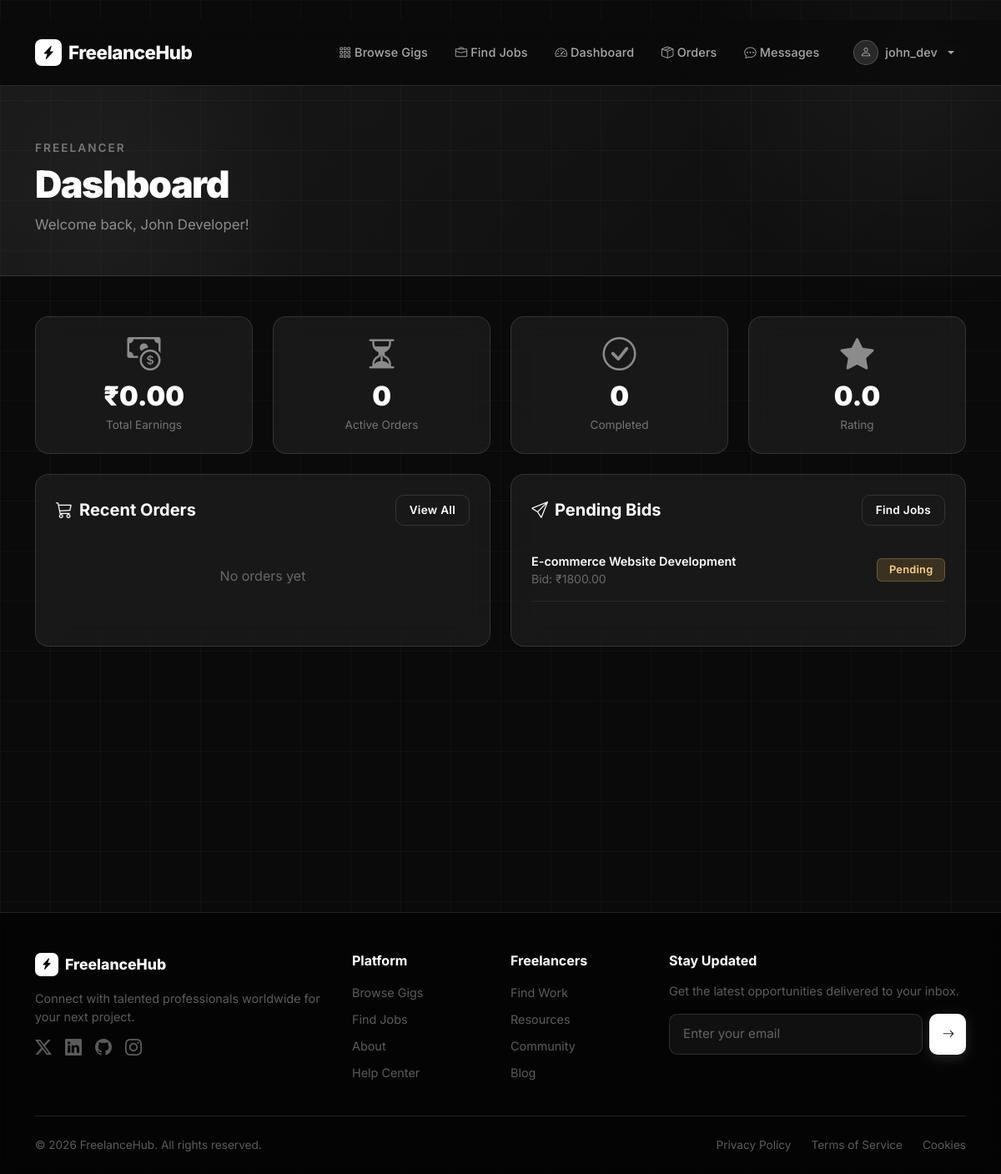
The app's page /dashboard/ (signed in) with its own data.
### marketplace/models.py (models this page shows, shortened)
class FreelancerProfile(models.Model):
    user = models.OneToOneField(User, on_delete=models.CASCADE, related_name='freelancer_profile')
    profile_picture = models.ImageField(upload_to='profiles/', blank=True, null=True)
    skills = models.TextField(help_text="Comma-separated skills")
    bio = models.TextField(max_length=1000)
    experience = models.PositiveIntegerField(default=0, help_text="Years of experience")
    hourly_rate = models.DecimalField(max_digits=10, decimal_places=2, validators=[MinValueValidator(0)])
    rating = models.DecimalField(max_digits=3, decimal_places=2, default=0.0, validators=[MinValueValidator(0), MaxValueValidator(5)])
    total_earnings = models.DecimalField(max_digits=12, decimal_places=2, default=0.0)
    created_at = models.DateTimeField(auto_now_add=True)

class Bid(models.Model):
    STATUS_CHOICES = [
        ('Pending', 'Pending'),
        ('Accepted', 'Accepted'),
        ('Rejected', 'Rejected'),
    ]
    job = models.ForeignKey(Job, on_delete=models.CASCADE, related_name='bids')
    freelancer = models.ForeignKey(User, on_delete=models.CASCADE, related_name='bids')
    proposal_text = models.TextField()
    bid_amount = models.DecimalField(max_digits=10, decimal_places=2, validators=[MinValueValidator(1)])
    delivery_days = models.PositiveIntegerField()
    status = models.CharField(max_length=20, choices=STATUS_CHOICES, default='Pending')
    created_at = models.DateTimeField(auto_now_add=True)
    class Meta:
        ordering = ['-created_at']
        unique_together = ['job', 'freelancer']  # Prevent duplicate bids

class Job(models.Model):
    STATUS_CHOICES = [
        ('Open', 'Open'),
        ('In Progress', 'In Progress'),
        ('Completed', 'Completed'),
        ('Cancelled', 'Cancelled'),
    ]
    client = models.ForeignKey(User, on_delete=models.CASCADE, related_name='jobs')
    title = models.CharField(max_length=200)
    description = models.TextField()
    budget = models.DecimalField(max_digits=10, decimal_places=2, validators=[MinValueValidator(1)])
    deadline = models.DateField()
    category = models.ForeignKey(Category, on_delete=models.SET_NULL, null=True, related_name='jobs')
    status = models.CharField(max_length=20, choices=STATUS_CHOICES, default='Open')
    created_at = models.DateTimeField(auto_now_add=True)
    updated_at = models.DateTimeField(auto_now=True)
    class Meta:
        ordering = ['-created_at']

### marketplace/views.py (the view, shortened to what this page needs)
# urls.py: path('dashboard/', views.dashboard, name='dashboard'),
@login_required
def dashboard(request):
    freelancer_profile = FreelancerProfile.objects.filter(user=request.user).first()
    client_profile = ClientProfile.objects.filter(user=request.user).first()
    if freelancer_profile:
        total_earnings = freelancer_profile.total_earnings
        active_orders = Order.objects.filter(freelancer=request.user, status='In Progress').count()
        completed_orders = Order.objects.filter(freelancer=request.user, status='Completed').count()
        total_gigs = Gig.objects.filter(freelancer=request.user, is_active=True).count()
        recent_orders = Order.objects.filter(freelancer=request.user).order_by('-created_at')[:5]
        pending_bids = Bid.objects.filter(freelancer=request.user, status='Pending').order_by('-created_at')[:5]
        context = {
            'freelancer_profile': freelancer_profile,
            'total_earnings': total_earnings,
            'active_orders': active_orders,
            'completed_orders': completed_orders,
            'total_gigs': total_gigs,
            'recent_orders': recent_orders,
            'pending_bids': pending_bids,
        }
        return render(request, 'marketplace/dashboard/freelancer.html', context)
    else:
        messages.info(request, 'Please complete your profile to access your dashboard.')
        return redirect('profile_edit')

### marketplace/templates/marketplace/dashboard/freelancer.html (shortened to what this page needs)
﻿{% extends 'marketplace/base.html' %}
{% block content %}
<div class="page-header">
    <div class="container">
        <p style="font-size:0.85rem;text-transform:uppercase;letter-spacing:0.15em;color:rgba(255,255,255,0.4);font-weight:600;margin-bottom:0.5rem;">Freelancer</p>
        <h1 style="font-size:2.8rem;font-weight:900;letter-spacing:-1.5px;">Dashboard</h1>
        <p style="color:rgba(255,255,255,0.5);font-size:1.05rem;margin:0;">Welcome back, {{ user.get_full_name|default:user.username }}!</p>
    </div>
</div>
<div class="container" style="padding-bottom:4rem;">
    <div class="row g-4 mb-4">
        <div class="col-md-3 col-sm-6">
            <div class="glass-panel p-4 text-center">
                <i class="bi bi-cash-coin" style="font-size:2.5rem;color:rgba(255,255,255,0.5);"></i>
                <h3 style="font-size:2rem;font-weight:900;margin:0.75rem 0 0.25rem;">₹{{ total_earnings|floatformat:2 }}</h3>
                <p style="color:rgba(255,255,255,0.4);font-size:0.85rem;margin:0;">Total Earnings</p>
            </div>
        </div>
        <div class="col-md-3 col-sm-6">
            <div class="glass-panel p-4 text-center">
                <i class="bi bi-hourglass-split" style="font-size:2.5rem;color:rgba(255,255,255,0.5);"></i>
                <h3 style="font-size:2rem;font-weight:900;margin:0.75rem 0 0.25rem;">{{ active_orders }}</h3>
                <p style="color:rgba(255,255,255,0.4);font-size:0.85rem;margin:0;">Active Orders</p>
            </div>
        </div>
        <div class="col-md-3 col-sm-6">
            <div class="glass-panel p-4 text-center">
                <i class="bi bi-check-circle" style="font-size:2.5rem;color:rgba(255,255,255,0.5);"></i>
                <h3 style="font-size:2rem;font-weight:900;margin:0.75rem 0 0.25rem;">{{ completed_orders }}</h3>
                <p style="color:rgba(255,255,255,0.4);font-size:0.85rem;margin:0;">Completed</p>
            </div>
        </div>
        <div class="col-md-3 col-sm-6">
            <div class="glass-panel p-4 text-center">
                <i class="bi bi-star-fill" style="font-size:2.5rem;color:rgba(255,255,255,0.5);"></i>
                <h3 style="font-size:2rem;font-weight:900;margin:0.75rem 0 0.25rem;">{{ freelancer_profile.rating|floatformat:1 }}</h3>
                <p style="color:rgba(255,255,255,0.4);font-size:0.85rem;margin:0;">Rating</p>
            </div>
        </div>
    </div>
    <div class="row g-4 mb-4">
        <div class="col-md-6">
            <div class="glass-panel p-4 h-100">
                <div class="d-flex justify-content-between align-items-center mb-3">
                    <h5 style="font-weight:700;margin:0;"><i class="bi bi-cart3 me-2"></i>Recent Orders</h5>
                    <a href="{% url 'order_list' %}" class="btn btn-sm btn-outline-primary">View All</a>
                </div>
                {% if recent_orders %}
                {% for order in recent_orders %}
                <div class="d-flex justify-content-between align-items-center py-3" style="border-bottom:1px solid rgba(255,255,255,0.07);">
                    <div>
                        <div style="font-weight:600;font-size:0.9rem;">
                            {% if order.gig %}{{ order.gig.title|truncatewords:5 }}{% else %}{{ order.job.title|truncatewords:5 }}{% endif %}
                        </div>
                        <small style="color:rgba(255,255,255,0.35);">Client: {{ order.client.username }}</small>
                    </div>
                    <div class="text-end">
                        <div style="font-weight:800;">₹{{ order.price }}</div>
                        {% if order.status == "Completed" %}
                        <span class="badge bg-success">{{ order.status }}</span>
                        {% elif order.status == "In Progress" %}
                        <span class="badge bg-warning">{{ order.status }}</span>
                        {% else %}
                        <span class="badge bg-secondary">{{ order.status }}</span>
                        {% endif %}
                    </div>
                </div>
                {% endfor %}
                {% else %}
                <p style="color:rgba(255,255,255,0.35);text-align:center;padding:2rem 0;">No orders yet</p>
                {% endif %}
            </div>
        </div>
        <div class="col-md-6">
            <div class="glass-panel p-4 h-100">
                <div class="d-flex justify-content-between align-items-center mb-3">
                    <h5 style="font-weight:700;margin:0;"><i class="bi bi-send me-2"></i>Pending Bids</h5>
                    <a href="{% url 'job_list' %}" class="btn btn-sm btn-outline-primary">Find Jobs</a>
                </div>
                {% if pending_bids %}
                {% for bid in pending_bids %}
                <div class="d-flex justify-content-between align-items-center py-3" style="border-bottom:1px solid rgba(255,255,255,0.07);">
                    <div>
                        <div style="font-weight:600;font-size:0.9rem;">{{ bid.job.title|truncatewords:5 }}</div>
                        <small style="color:rgba(255,255,255,0.35);">Bid: ₹{{ bid.bid_amount }}</small>
                    </div>
                    <div class="text-end">
                        <span class="badge bg-warning">{{ bid.status }}</span>
                    </div>
                </div>
                {% endfor %}
                {% else %}
                <p style="color:rgba(255,255,255,0.35);text-align:center;padding:2rem 0;">No pending bids</p>
                {% endif %}
            </div>
        </div>
    </div>
</div>
{% endblock %}

### marketplace/templates/marketplace/navbar.html (shortened to what this page needs)
<nav class="navbar navbar-expand-lg">
    <div class="container">
        <a class="navbar-brand" href="{% url 'home' %}">
            <div class="brand-icon">
                <i class="bi bi-lightning-charge-fill"></i>
            </div>
            FreelanceHub
        </a>
        <div class="collapse navbar-collapse" id="navbarNav">
            <ul class="navbar-nav ms-auto align-items-center gap-1">
                <li class="nav-item">
                    <a class="nav-link" href="{% url 'gig_list' %}">
                        <i class="bi bi-grid-3x3-gap me-1"></i>Browse Gigs
                    </a>
                </li>
                <li class="nav-item">
                    <a class="nav-link" href="{% url 'job_list' %}">
                        <i class="bi bi-briefcase me-1"></i>Find Jobs
                    </a>
                </li>
                {% if user.is_authenticated %}
                <li class="nav-item">
                    <a class="nav-link" href="{% url 'dashboard' %}">
                        <i class="bi bi-speedometer2 me-1"></i>Dashboard
                    </a>
                </li>
                <li class="nav-item">
                    <a class="nav-link" href="{% url 'order_list' %}">
                        <i class="bi bi-box-seam me-1"></i>Orders
                    </a>
                </li>
                <li class="nav-item">
                    <a class="nav-link" href="{% url 'message_list' %}">
                        <i class="bi bi-chat-dots me-1"></i>Messages
                    </a>
                </li>
                <li class="nav-item dropdown ms-2">
                    <a class="nav-link dropdown-toggle d-flex align-items-center gap-2" href="#" id="navbarDropdown"
                        role="button" data-bs-toggle="dropdown">
                        <div
                            style="width:30px;height:30px;background:rgba(255,255,255,0.12);border:1px solid rgba(255,255,255,0.2);border-radius:50%;display:flex;align-items:center;justify-content:center;">
                            <i class="bi bi-person" style="font-size:0.85rem;"></i>
                        </div>
                        {{ user.username }}
                    </a>
                </li>
                {% endif %}
            </ul>
        </div>
    </div>
</nav>

### marketplace/templates/marketplace/base.html (style rules this page uses)
:root { --bg-primary: #0a0a0a; --bg-secondary: #111111; --bg-card: rgba(255, 255, 255, 0.04); --bg-card-hover: rgba(255, 255, 255, 0.08); --glass: rgba(255, 255, 255, 0.06); --glass-border: rgba(255, 255, 255, 0.12); --glass-hover: rgba(255, 255, 255, 0.10); --text-primary: #ffffff; --text-secondary: rgba(255, 255, 255, 0.65); --text-muted: rgba(255, 255, 255, 0.35); --accent: #ffffff; --accent-dim: rgba(255, 255, 255, 0.15); --shadow-sm: 0 2px 8px rgba(0, 0, 0, 0.4); --shadow-md: 0 8px 32px rgba(0, 0, 0, 0.5); --shadow-lg: 0 20px 60px rgba(0, 0, 0, 0.6); --blur: blur(16px); --blur-sm: blur(8px); --radius: 16px; --radius-sm: 10px; --transition: all 0.35s cubic-bezier(0.4, 0, 0.2, 1); }
* { font-family: 'Inter', -apple-system, BlinkMacSystemFont, sans-serif; box-sizing: border-box; }
html { scroll-behavior: smooth; }
body { background-color: var(--bg-primary); color: var(--text-primary); min-height: 100vh; overflow-x: hidden; }
body::before { content: ''; position: fixed; inset: 0; background-image: linear-gradient(rgba(255, 255, 255, 0.03) 1px, transparent 1px), linear-gradient(90deg, rgba(255, 255, 255, 0.03) 1px, transparent 1px); background-size: 60px 60px; pointer-events: none; z-index: 0; animation: gridMove 20s linear infinite; }
body::after { content: ''; position: fixed; top: -200px; right: -200px; width: 600px; height: 600px; background: radial-gradient(circle, rgba(255, 255, 255, 0.04) 0%, transparent 70%); pointer-events: none; z-index: 0; animation: orbFloat 8s ease-in-out infinite alternate; }
main, nav, footer { position: relative; z-index: 1; }
.navbar { background: rgba(10, 10, 10, 0.7) !important; backdrop-filter: var(--blur); -webkit-backdrop-filter: var(--blur); border-bottom: 1px solid var(--glass-border); padding: 1rem 0; transition: var(--transition); position: sticky; top: 0; z-index: 1000; }
.navbar-brand { font-weight: 800; font-size: 1.4rem; color: var(--text-primary) !important; letter-spacing: -0.5px; display: flex; align-items: center; gap: 8px; }
.navbar-brand .brand-icon { width: 32px; height: 32px; background: var(--text-primary); border-radius: 8px; display: flex; align-items: center; justify-content: center; }
.navbar-brand .brand-icon i { color: var(--bg-primary); font-size: 1rem; }
.nav-link { color: var(--text-secondary) !important; font-weight: 500; font-size: 0.9rem; padding: 0.5rem 0.9rem !important; border-radius: var(--radius-sm); transition: var(--transition); letter-spacing: 0.01em; }
.btn { font-weight: 600; font-size: 0.9rem; border-radius: var(--radius-sm); padding: 0.65rem 1.5rem; transition: var(--transition); letter-spacing: 0.02em; border: none; position: relative; overflow: hidden; }
.btn::after { content: ''; position: absolute; inset: 0; background: rgba(255, 255, 255, 0); transition: var(--transition); }
.btn-outline-primary { background: transparent; color: var(--text-primary) !important; border: 1.5px solid var(--glass-border) !important; }
.btn-sm { padding: 0.45rem 1rem; font-size: 0.85rem; }
.glass-panel { background: var(--glass); backdrop-filter: var(--blur); -webkit-backdrop-filter: var(--blur); border: 1px solid var(--glass-border); border-radius: var(--radius); }
.badge { font-weight: 600; font-size: 0.8rem; padding: 0.4rem 0.85rem; border-radius: 6px; letter-spacing: 0.02em; }
.badge.bg-warning { background: rgba(255, 200, 80, 0.15) !important; color: #ffd080 !important; border: 1px solid rgba(255, 200, 80, 0.25); }
.page-header { background: linear-gradient(135deg, rgba(255, 255, 255, 0.06) 0%, rgba(255, 255, 255, 0.02) 100%); border-bottom: 1px solid var(--glass-border); padding: 4rem 0 3rem; margin-bottom: 3rem; position: relative; overflow: hidden; }
.page-header::before { content: ''; position: absolute; top: -50%; left: -10%; width: 500px; height: 500px; background: radial-gradient(circle, rgba(255, 255, 255, 0.04) 0%, transparent 70%); pointer-events: none; }
.page-header h1 { font-weight: 800; letter-spacing: -1px; }
.page-header p { color: var(--text-secondary); }
a { color: var(--text-secondary); transition: color 0.2s ease; }
.animate-fade-up { animation: fadeInUp 0.6s ease both; }

### records on screen
FreelancerProfile: total_earnings "0.00", rating "0.0"
Bid: job "E-commerce Website Development", bid_amount "1800.00", status "Pending"

### other values on screen
{{ user.username }} "john_dev"
{{ user.get_full_name|default:user.username }} "John Developer"
{{ active_orders }} "0"
{{ completed_orders }} "0"
